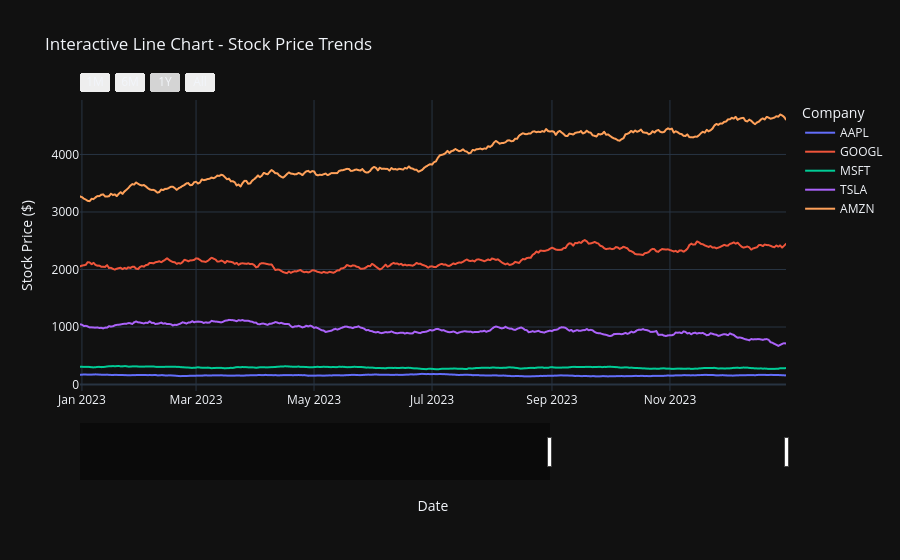

This figure's notebook cell:
### Code cell
fig = px.line(stock_data,
              x='Date',
              y=['AAPL', 'GOOGL', 'MSFT', 'TSLA', 'AMZN'],  # Multiple series
              title='Interactive Line Chart - Stock Price Trends',
              labels={'value': 'Stock Price ($)', 'variable': 'Company'},
              template='plotly_dark')

# Customize layout with range slider and buttons
fig.update_layout(
    hovermode='x unified',                   # Show all values at same x-position
    height=600,
    xaxis=dict(
        rangeselector=dict(                  # Add date range selector buttons
            buttons=list([
                dict(count=1, label="1M", step="month", stepmode="backward"),
                dict(count=6, label="6M", step="month", stepmode="backward"),
                dict(count=1, label="1Y", step="year", stepmode="backward"),
                dict(step="all", label="All")
            ])
        ),
        rangeslider=dict(visible=True),      # Add range slider at bottom
        type="date"
    )
)

fig.show()

### Figure 1 — Plotly figure (JSON) as saved in the notebook; plotly's stock layout.template omitted (floating-point values rounded to 4 significant figures; data arrays with more than 128 entries replaced by an {"elided": "..."} marker saying what was removed)
{"data": [{"hovertemplate": "Company=AAPL<br>Date=%{x}<br>Stock Price ($)=%{y}<extra></extra>", "legendgroup": "AAPL", "line": {"color": "#636efa", "dash": "solid"}, "marker": {"symbol": "circle"}, "mode": "lines", "name": "AAPL", "showlegend": true, "type": "scattergl", "x": {"elided": "1095 str values"}, "xaxis": "x", "y": {"elided": "1095 float values"}, "yaxis": "y"}, {"hovertemplate": "Company=GOOGL<br>Date=%{x}<br>Stock Price ($)=%{y}<extra></extra>", "legendgroup": "GOOGL", "line": {"color": "#EF553B", "dash": "solid"}, "marker": {"symbol": "circle"}, "mode": "lines", "name": "GOOGL", "showlegend": true, "type": "scattergl", "x": {"elided": "1095 str values"}, "xaxis": "x", "y": {"elided": "1095 float values"}, "yaxis": "y"}, {"hovertemplate": "Company=MSFT<br>Date=%{x}<br>Stock Price ($)=%{y}<extra></extra>", "legendgroup": "MSFT", "line": {"color": "#00cc96", "dash": "solid"}, "marker": {"symbol": "circle"}, "mode": "lines", "name": "MSFT", "showlegend": true, "type": "scattergl", "x": {"elided": "1095 str values"}, "xaxis": "x", "y": {"elided": "1095 float values"}, "yaxis": "y"}, {"hovertemplate": "Company=TSLA<br>Date=%{x}<br>Stock Price ($)=%{y}<extra></extra>", "legendgroup": "TSLA", "line": {"color": "#ab63fa", "dash": "solid"}, "marker": {"symbol": "circle"}, "mode": "lines", "name": "TSLA", "showlegend": true, "type": "scattergl", "x": {"elided": "1095 str values"}, "xaxis": "x", "y": {"elided": "1095 float values"}, "yaxis": "y"}, {"hovertemplate": "Company=AMZN<br>Date=%{x}<br>Stock Price ($)=%{y}<extra></extra>", "legendgroup": "AMZN", "line": {"color": "#FFA15A", "dash": "solid"}, "marker": {"symbol": "circle"}, "mode": "lines", "name": "AMZN", "showlegend": true, "type": "scattergl", "x": {"elided": "1095 str values"}, "xaxis": "x", "y": {"elided": "1095 float values"}, "yaxis": "y"}], "layout": {"autosize": true, "hovermode": "x unified", "legend": {"title": {"text": "Company"}, "tracegroupgap": 0}, "title": {"text": "Interactive Line Chart - Stock Price Trends"}, "xaxis": {"anchor": "y", "autorange": false, "domain": [0, 1], "range": ["2022-12-31", "2023-12-31"], "rangeselector": {"buttons": [{"count": 1, "label": "1M", "step": "month", "stepmode": "backward"}, {"count": 6, "label": "6M", "step": "month", "stepmode": "backward"}, {"count": 1, "label": "1Y", "step": "year", "stepmode": "backward"}, {"label": "All", "step": "all"}]}, "rangeslider": {"autorange": true, "range": ["2021-01-01", "2023-12-31"], "visible": true, "yaxis": {"_template": null, "rangemode": "match"}}, "title": {"text": "Date"}, "type": "date"}, "yaxis": {"anchor": "x", "autorange": true, "domain": [0, 1], "range": [-112.3, 4947.0], "title": {"text": "Stock Price ($)"}, "type": "linear"}}}
